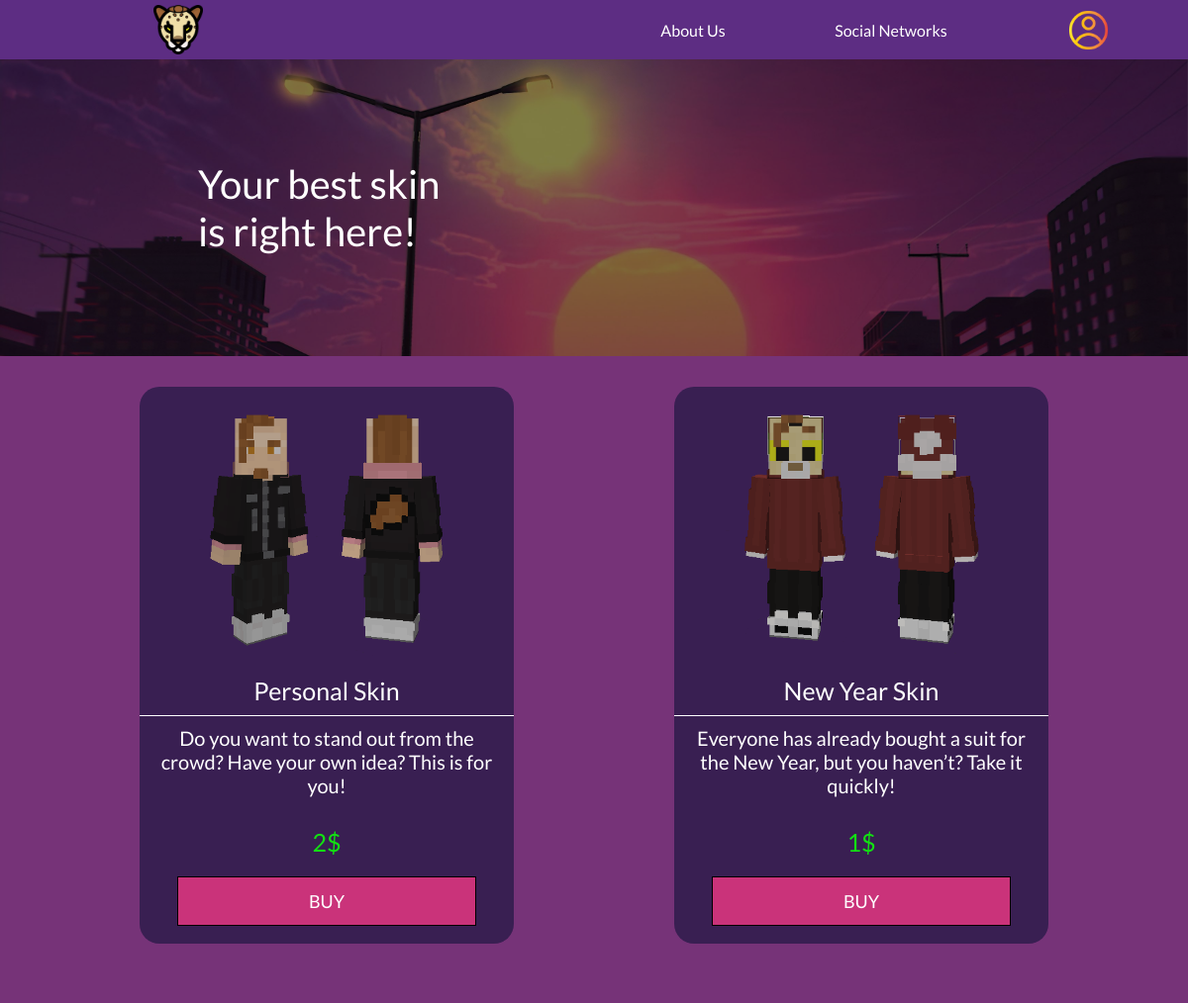
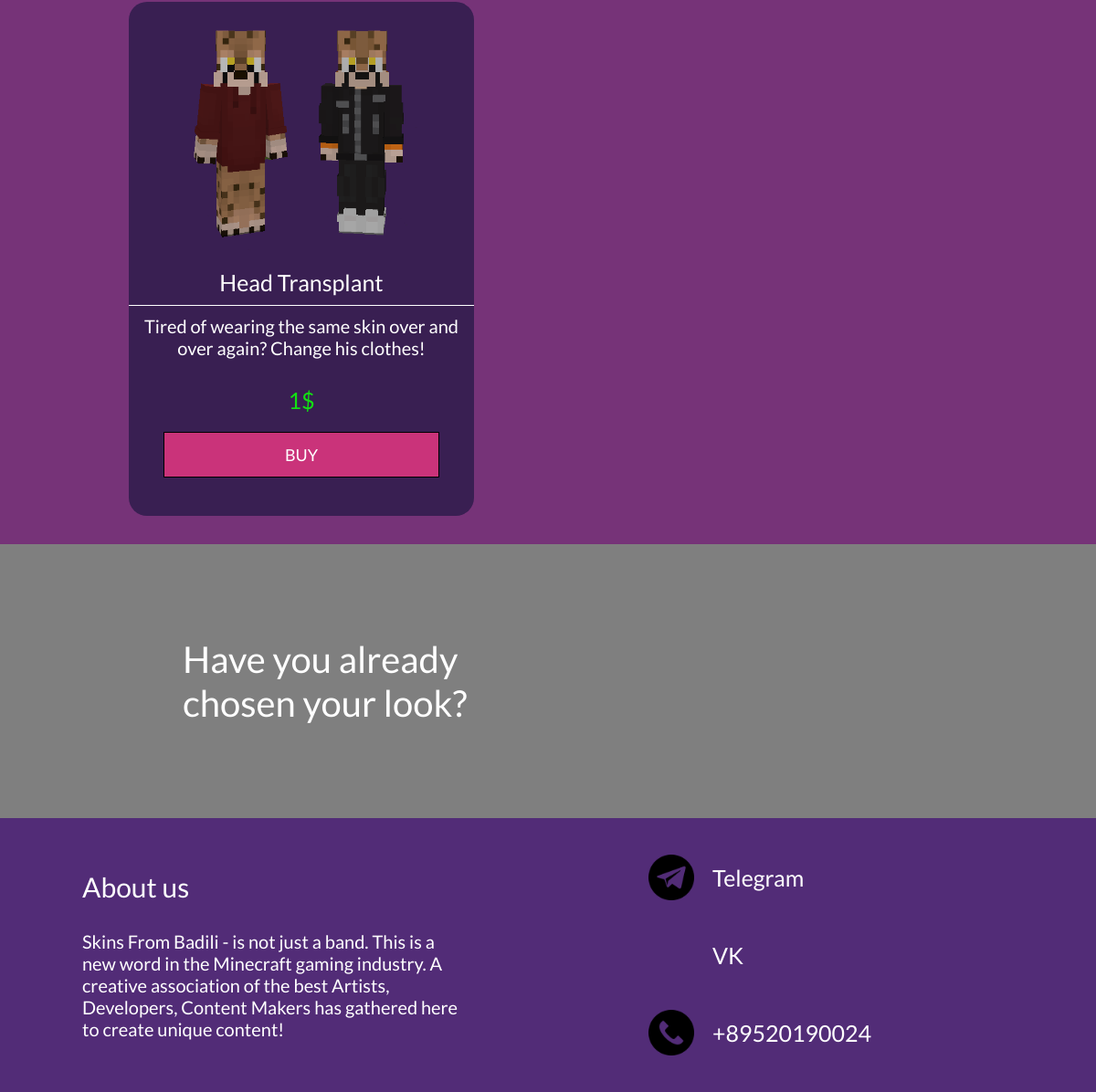
The page / on the database its author committed (2 pictures, top to bottom).
### siteapp/models.py (models this page shows, shortened)
class Product(models.Model):
    frontIMG = models.ImageField(upload_to='products')
    backIMG = models.ImageField(upload_to='products')
    title = models.CharField(max_length=20)
    description = models.CharField(max_length=100)
    price = models.IntegerField()
    class Meta:
        verbose_name = 'Товар'
        verbose_name_plural = 'Товары'

### siteapp/views.py (the view)
# urls.py: path('', index, name='homepage'),
def index(request):
    products = Product.objects.order_by('-price')
    return render(request, 'siteapp/index.html', context={'products': products})

### siteapp/templates/siteapp/index.html (shortened to what this page needs)
{% extends 'siteapp/base.html' %}
{% load static %}
{% block content %}
<section class="front-info">
    <div class="front-info-bg"></div>
    <div class="front-info-bg-blind">
        <div class="front-info-text-wrapper">
            <p class="front-info-text">
                Your best skin
                is right here!
            </p>
        </div>
    </div>
</section>
<section class="index-products" id="indexProducts">
    <div class="index-products-centering">
        {% for product in products %}
        <div class="product-card">
            <div class="product-card-centering">
                <div class="product-image-wrapper">
                    <img class="product-image-front" src="{{ product.frontIMG.url }}" alt="{{ product.frontIMG }}">
                    <img class="product-image-back" src="{{ product.backIMG.url }}" alt="{{ product.backIMG }}">
                </div>
                <p id="productName">{{ product.title }}</p>
                <p id="productDescription">{{ product.description }}</p>
                <p id="productPrice">{{ product.price }}$</p>
                <button class="buy-button">BUY</button>
            </div>
        </div>
        {% endfor %}
    </div>
</section>
<section class="bottom-info">
    <div class="bottom-info-bg"></div>
    <div class="bottom-info-bg-blind">
        <div class="bottom-info-text-wrapper">
            <p class="bottom-info-text">
                Have you already
                chosen your look?
            </p>
        </div>
    </div>
</section>
{% endblock %}

### siteapp/templates/siteapp/base.html (shortened to what this page needs)
<!DOCTYPE html>
{% load static %}
<html lang="en">
<head>
    <link rel="stylesheet" href="{% static 'siteapp/css/header-footer.css'%}">
    {% block sitystyle %}
    <link rel="stylesheet" href="{% static 'siteapp/css/index.css'%}">
    {% endblock %}
</head>
<body>
    <header>
        <a href="/" class="home-page-link">
            <div class="skins-from-badili-icon"></div>
        </a>
        <ul class="header-link-list">
            <li class="header-link-list__item">
                <a href="{% url 'homepage' %}#aboutUs" class="header-link">
                    About Us
                </a>
            </li>
            <li class="header-link-list__item">
                <a href="{% url 'homepage' %}#socialNetworks" class="header-link">
                    Social Networks
                </a>
            </li>
            <li class="header-link-list__item user-login-li">
                <div class="user-login-image"></div>
                <a href="/productManagement/" class="header-link" id="userLoginAccount"></a>
            </li>
        </ul>
    </header>
    {% block content %}{% endblock %}
    <footer>
        <div id="aboutUs">
            <p class="about-us-header">
                About us
            </p>
            <p class="about-us-text">
                Skins From Badili - is not just a band.
                This is a new word in the Minecraft
                gaming industry. A creative association
                of the best Artists, Developers, Content
                Makers has gathered here to create unique
                content!
            </p>
        </div>
        <div id="socialNetworks">
            <ul class="footer-link-list">
                <li class="footer-link-list__item">
                    <a href="http://t.me/Bad1l1" class="footer-link" target="_blank">
                        <div class="telegram-icon"></div>
                        <p>Telegram</p>
                    </a>
                </li>
                <li class="footer-link-list__item">
                    <a href="http://vk.com/im_yc" class="footer-link" target="_blank">
                        <div class="vk-icon"></div>
                        <p>VK</p>
                    </a>
                </li>
                <li class="footer-link-list__item" id="phoneNumber">
                    <div class="phone-number-wrapper">
                        <div class="phone-icon"></div>
                        <p>+89520190024</p>
                    </div>
                </li>
            </ul>
        </div>
    </footer>
</body>
</html>

### siteapp/static/siteapp/css/header-footer.css (style rules this page uses)
* { margin: 0; padding: 0; box-sizing: border-box; }
html { scroll-behavior: smooth; }
header { width: 100%; height: 60px; background-color: rgb(93, 45, 131); display: flex; align-items: center; justify-content: space-between; }
.home-page-link { width: 30%; height: 100%; display: flex; justify-content: center; align-items: center; }
.skins-from-badili-icon { background-image: url(../images/icons/skins-from-badili-icon.png); background-size: 100%; background-repeat: no-repeat; background-position: center; pointer-events: none; width: 50px; height: 50px; }
.header-link-list { display: flex; align-items: center; justify-content: space-around; width: 50%; height: 100%; list-style: none; }
.header-link-list__item { width: calc(100%/3 - 30px); height: 70%; transition: 0.3s; }
.header-link { width: 100%; height: 100%; display: flex; justify-content: center; align-items: center; text-decoration: none; color: white; font-family: "Lato", "Arial", sans-serif; }
.user-login-li { display: flex; justify-content: center; align-items: center; position: relative; }
.user-login-image { position: absolute; background-image: url(../images/icons/owner-icon.png); background-size: 90%; background-repeat: no-repeat; background-position: center; width: 50px; height: 50px; }
#userLoginAccount { position: absolute; z-index: 1; background-color: rgba(255, 255, 255, 0); border: none; cursor: pointer; width: 100%; height: 100%; }
footer { width: 100%; height: 300px; background-color: rgb(82, 44, 119); display: flex; }
#aboutUs, #socialNetworks { width: 50%; height: 100%; display: flex; flex-direction: column; justify-content: center; align-items: center; }
.about-us-header { width: 70%; font-size: 30px; color: white; font-family: "Lato", "Arial", sans-serif; }
.about-us-text { width: 70%; font-size: 20px; padding-top: 30px; color: white; font-family: "Lato", "Arial", sans-serif; }
.footer-link-list { list-style: none; width: 70%; display: flex; flex-direction: column; justify-content: center; align-items: center; gap: 15px; }
.footer-link-list__item { width: 100%; }
.footer-link { display: flex; align-items: center; text-decoration: none; color: white; font-family: "Lato", "Arial", sans-serif; font-size: 25px; gap: 20px; width: 80%; padding: 10px 20px; transition: 0.3s; }
.telegram-icon, .vk-icon, .phone-icon { background-image: url(../images/social-networks/telegram-icon.png); background-size: 100%; background-repeat: no-repeat; background-position: center; pointer-events: none; width: 50px; height: 50px; }
.vk-icon { background-image: url(../images/social-networks/vk-icon.png); }
#phoneNumber { color: white; font-family: "Lato", "Arial", sans-serif; }
.phone-number-wrapper { width: 80%; gap: 20px; display: flex; align-items: center; padding: 10px 20px; font-size: 25px; }
.phone-icon { background-image: url(../images/icons/phone-icon.png); }

### rows shown on the page
Product: frontIMG (picture), backIMG (picture), title "Personal Skin", description "Do you want to stand out from the crowd? Have your own idea? This is for you!", price "2"
Product: frontIMG (picture), backIMG (picture), title "New Year Skin", description "Everyone has already bought a suit for the New Year, but you haven’t? Take it quickly!", price "1"
Product: frontIMG (picture), backIMG (picture), title "Head Transplant", description "Tired of wearing the same skin over and over again? Change his clothes!", price "1"
